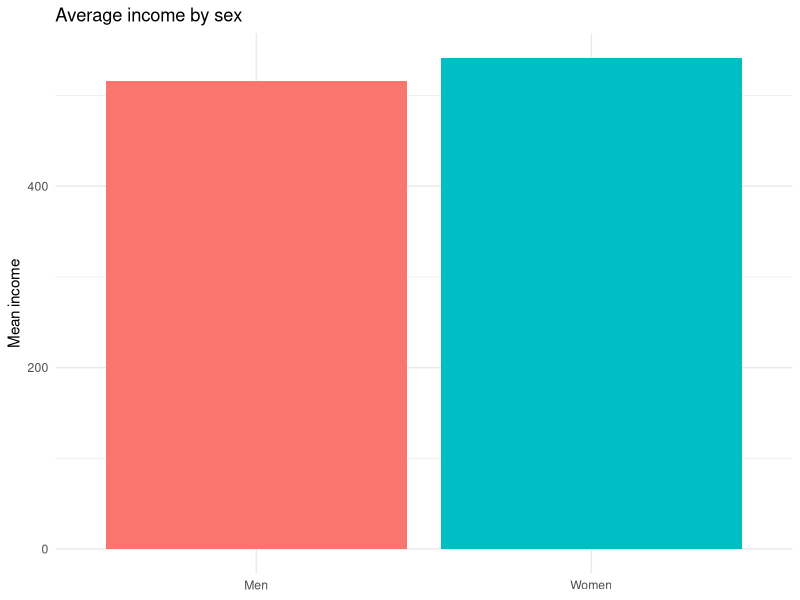
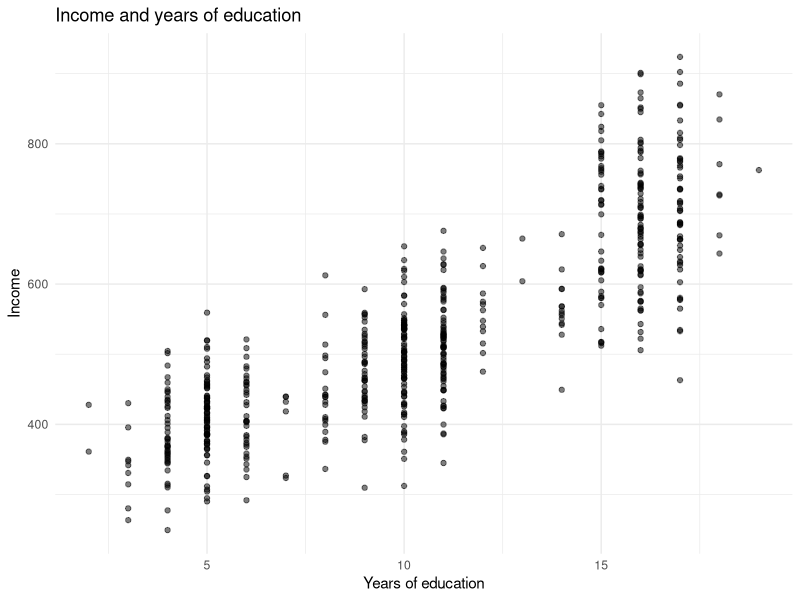
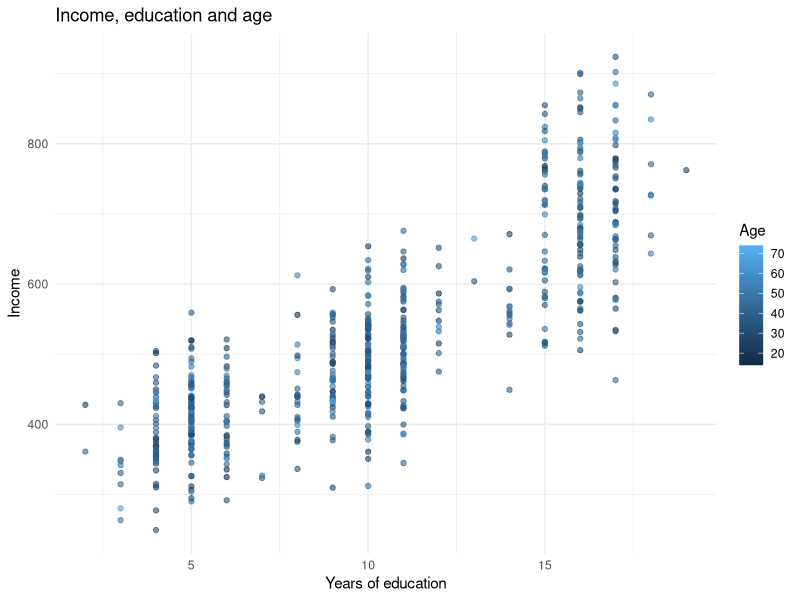
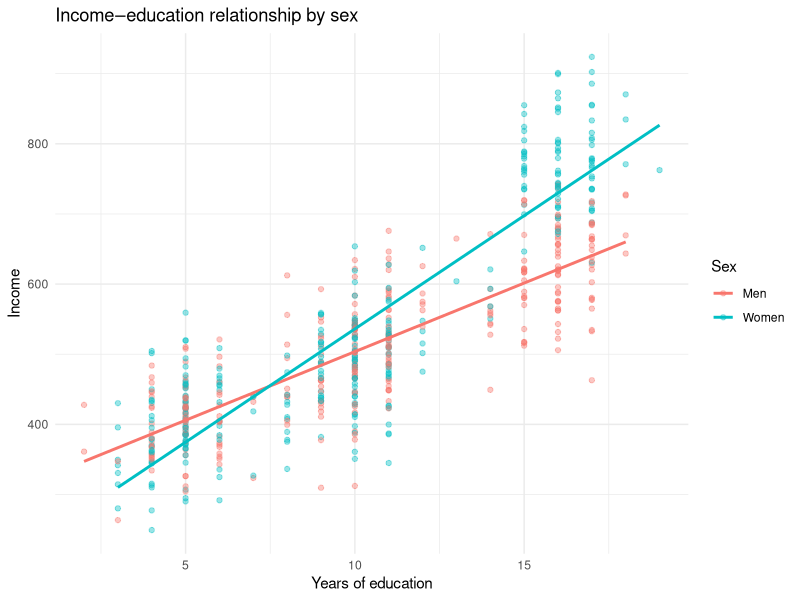

Reproduce these figures in R, in order.
## ---- chunk 1
library(tidyverse)
# All graphics will have this theme
theme_set(theme_minimal())
# We'll see why this is important later
set.seed(123)
## ---- chunk 2
n <- 600

data <- tibble(
  sex = sample(c("Men", "Women"), n, replace = TRUE),
  education_level = sample(
    c("None", "Secondary", "Tertiary"),
    n, replace = TRUE,
    prob = c(0.3, 0.4, 0.3)
  )
) %>%
  mutate(
    education = case_when(
      education_level == "None" ~ round(rnorm(n(), 5, 1)),
      education_level == "Secondary" ~ round(rnorm(n(), 10, 1)),
      education_level == "Tertiary" ~ round(rnorm(n(), 16, 1))
    ),
    age = round(rnorm(n(), mean = 40, sd = 10)),
    
    base_income = 300,
    education_effect = 20 * education,
    sex_education_bonus = if_else(
      sex == "Women" & education > 14,
      150,
      0
    ),
    income = base_income +
      education_effect +
      sex_education_bonus +
      rnorm(n(), 0, 60)
  )

# Data Simulation cleaning


data1 <- data %>%
  select(income, age,  education, education_level, sex) 


## ---- chunk 3
data %>%
  group_by(sex) %>%
  summarise(mean_income = mean(income), .groups = "drop") %>%
  ggplot(aes(sex, mean_income, fill = sex)) +
  geom_col() +
  labs(
    title = "Average income by sex",
    y = "Mean income",
    x = NULL
  ) +
  theme_minimal() +
  theme(legend.position = "none")
## ---- chunk 4
ggplot(data, aes(education, income)) +
  geom_point(alpha = 0.5) +
  labs(
    title = "Income and years of education",
    x = "Years of education",
    y = "Income"
  ) +
  theme_minimal()
## ---- chunk 5
ggplot(data, aes(education, income, color = age)) +
  geom_point(alpha = 0.6) +
  labs(
    title = "Income, education and age",
    x = "Years of education",
    y = "Income",
    color = "Age"
  ) +
  theme_minimal()
## ---- chunk 6
ggplot(data, aes(education, income, color = sex)) +
  geom_point(alpha = 0.4) +
  geom_smooth(method = "lm", se = FALSE) +
  labs(
    title = "Income–education relationship by sex",
    x = "Years of education",
    y = "Income",
    color = "Sex"
  ) +
  theme_minimal()
## ---- chunk 7
model <- lm(income ~ education * sex + age, data = data)
summary(model)
